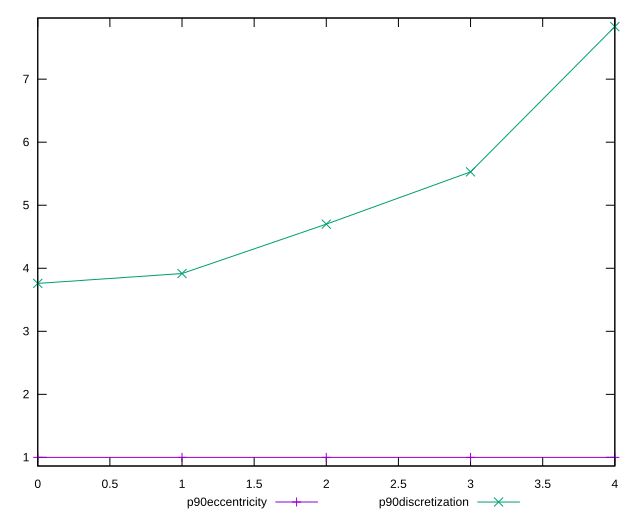

Write gnuplot code to recreate this figure.
reset

$p90Eccentricity <<EOF
0 1.0000000000000002
1 0.9999999999999994
2 1.000000000000001
3 1.0000000000000027
4 1.0000000000000002
EOF

$p90Discretization <<EOF
0 3.76
1 3.9166666666666665
2 4.7
3 5.529411764705882
4 7.833333333333333
EOF

set key outside below
set xrange [0:4]
set yrange [0.8633333333333327:7.97]
set trange [0.8633333333333327:7.97]
set terminal svg size 640, 520 enhanced background rgb 'white'
set output "report_00017_2021-02-10T15-08-03.406Z/uses-rel-preload/progression/eccentricity.svg"

plot $p90Eccentricity title "p90eccentricity" with linespoints, \
     $p90Discretization title "p90discretization" with linespoints

reset
